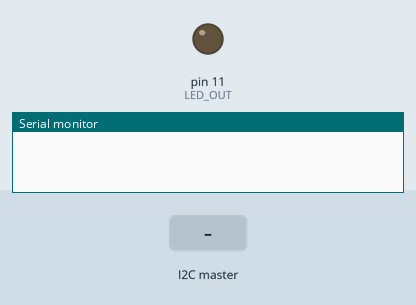
The sketch below on a simulated Arduino Uno, built with avr-gcc and run on an emulated ATmega328P. On the bench: output pins drawn as LEDs (lit = HIGH), the last lines printed to the serial monitor. The inputs (shaded band) are chosen by the test bench.

Above: at 1.2 s.
1.3 s: the I2C master sends the byte 0
At 2.2 s:
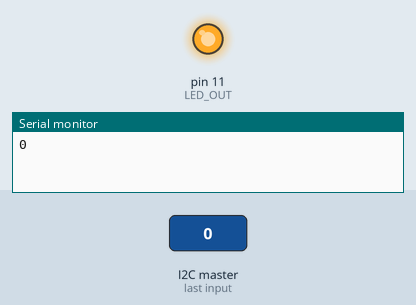
2.8 s: the I2C master sends the byte 1
At 3.3 s:
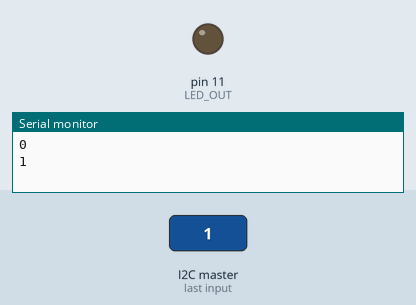
Timing chart, 0 to 5.8 s (numbered marks = the images above; inputs shaded):
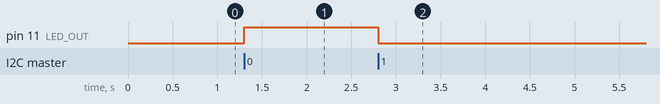

The sketch:

_3.ino
```cpp
#include <Wire.h>

#define LED_OUT 11
#define ADDRESS 43

void setup() {
  pinMode(LED_OUT, OUTPUT);
  digitalWrite(LED_OUT, LOW);
  Serial.begin(112500);
  Wire.begin(43);
  Wire.onReceive(receiveEvent);
}
boolean last_state = HIGH;

void loop(){

}
void receiveEvent(int howMany){
  while (Wire.available() > 0){
    boolean b = Wire.read();
    Serial.print(b, DEC);
    digitalWrite(LED_OUT, !b);
  }
  Serial.println();
}
```

Measured:
- after the input at 1.3 s, pin 11 (LED_OUT): LOW → HIGH at once
- after the input at 2.8 s, pin 11 (LED_OUT): HIGH → LOW at once
